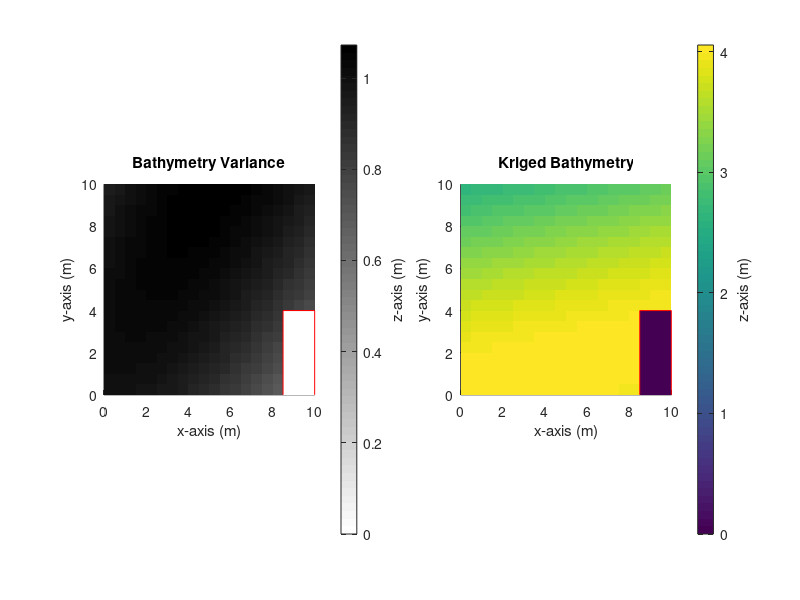

Write the MATLAB code that produced this figure. (Note: this script raises an error after producing the figure.)
clear; close all; clc;

% toy example of chance of collision with a solid obstacle
L = 10; % dimension of a square environment

% grid over which probability is defined
Nx = 21;
Ny = Nx;
xgrid = linspace(0,L,Nx);
ygrid = linspace(0,L,Ny);
delx = xgrid(2) - xgrid(1);
dely = ygrid(2) - ygrid(1);
[xx,yy] = meshgrid(xgrid,ygrid);

shallowcut= [-1,1]; %shallow water cutoff region

% Shallow water define region
V= .1*sin(0.1*yy).*cos(0.1*xx)+cos(0.055*yy-0.1*xx);%var
V(yy < 4 & xx > 8) = 0;

B= sin(0.6*xx).*2*cos(0.31*yy)+cos(0.05*xx-0.21*yy)-15;%bath
B(yy < 4 & xx >8) = 0;
obx = [8.5 8.5 10 10];
oby = [0 4 4 0];
obz = [1 1 1 1]*10;
figure('Position', [100, 100, 1000, 500]); % [x, y, width, height]
hold on
subplot(1, 2, 1)
hold on
surf(xx, yy, V, 'EdgeColor', 'None');
plot3(obx,oby,obz,'r')
view(2)
colorbar;
xlabel('x-axis (m)');
ylabel('y-axis (m)');
ylabel(colorbar, 'z-axis (m)')
title('Bathymetry Variance');
axis equal;
xlim([0 L]);
ylim([0 L]);
colormap(gca, flip(gray)); % Apply grayscale colormap to the current axes

% Bottom plot (normal colors)
subplot(1, 2, 2)
hold on
surf(xx, yy, B, 'EdgeColor', 'None');
plot3(obx,oby,obz,'r')
view(2)
colorbar;
xlabel('x-axis (m)');
ylabel('y-axis (m)');
ylabel(colorbar, 'z-axis (m)')
title('Kriged Bathymetry');
axis equal;
xlim([0 L]);
ylim([0 L]);
colormap(gca, parula); % Apply default colormap to the current axes

hold off



% p.d.f Vessel
mu = [5; 5]; % mean
sigma = [(5/3).^2 0;0 (5/3).^2]; %comeback to it

% loop
for i = 1:1:Nx
    for j = 1:1:Ny
        % get the center of each cell
        xi = xx(i,j);
        yj = yy(i,j);
        % arrange as a vector and check prob
        z = [xi; yj]; 
        pp(i,j) = mvnpdf(z,mu,sigma);
        % define a square cell polygon
        cx = [0 0 1 1]*delx+xi;
        cy = [0 1 1 0]*dely+yj;
        
        om(i,j) = 0; % assume no obstacle
        for k = 1:1:4
       
        p1=normcdf(shallowcut(1,1), B(i,j),V(i,j));
        p2=normcdf(shallowcut(1,2), B(i,j),V(i,j));
        om(i,j) = p2-p1;
        end
    end
end
% we have to normalize the probability so it sums to one
pp = pp/(sum(sum(pp)));


for i = 1:3
[V,D]=eig(sigma);
a=sqrt(D(1,1));
b=sqrt(D(2,2));

theta = atan2(V(2,1),V(1,1));

t = linspace(0,2*pi,180);

x=a*cos(t);
y=b*sin(t);

R=[cos(theta), -sin(theta);  sin(theta),  cos(theta)];

ellipse_pts =i* R * [x; y] + mu;
anser{i,:} = ellipse_pts;
end



% probability map
figure;
set(gcf,'Units','inches')
set(gcf,'Position',[2 2 16 4])
subplot(1,3,1)
hold on
surf(xx,yy,pp);
for i= 1:3
plot3(anser{i,1}(1,:), anser{i,1}(2,:),ones(size(ellipse_pts,2),1)', 'r', 'LineWidth', 2);
end
view(2);
title('Vessel Uncertainty');
xlabel('X (m)')
ylabel('Y (m)')
%plot3(xpoly,ypoly,ones(size(xpoly))*max(max(pp))+0.1,'ro-','linewidth',2);
colorbar;
xlim([0 L]);
ylim([0 L]);


subplot(1,3,2)
surf(xx,yy,om);
view(2);
hold on;
title('Obstacle Presence');
xlabel('X (m)')
ylabel('Y (m)')
colorbar;
xlim([0 L]);
ylim([0 L]);


% probabilities only over obstacle
pobs = om.*pp;

% plot
subplot(1,3,3)
surf(xx,yy,pobs);
title('Collision Risk');
xlabel('X (m)')
ylabel('Y (m)')
view(2);
hold on;
%plot3(xpoly,ypoly,ones(size(xpoly))+0.1,'ro-','linewidth',2);
hold on;
colorbar;
xlim([0 L]);
ylim([0 L]);

% chance of collision
collisionChance = sum(sum(pobs));
fprintf('Collision probability is %3.3f percent \n',collisionChance*100)